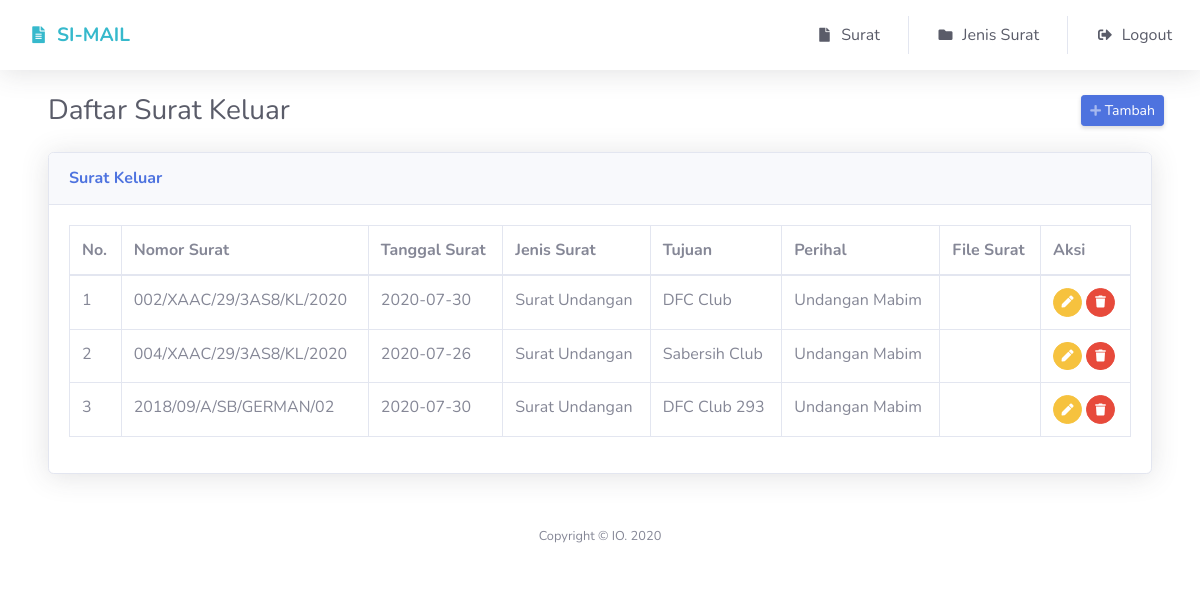
/sk.php (signed in), run on the app's committed database.
### tables this page shows
CREATE TABLE `surat_keluar` (
  `id_sk` int(11) NOT NULL,
  `tgl_sk` date NOT NULL,
  `nomor_sk` varchar(255) NOT NULL,
  `tujuan` varchar(255) NOT NULL,
  `perihal` varchar(255) NOT NULL,
  `file_surat` varchar(255) NOT NULL,
  `kode_id` int(11) NOT NULL
);

CREATE TABLE `jenis_surat` (
  `id_jenis` int(11) NOT NULL,
  `kode_id` varchar(50) NOT NULL,
  `keterangan` varchar(255) NOT NULL,
  `jml_surat` int(11) NOT NULL DEFAULT 0
);

### sk.php (the view, shortened to what this page needs)
<?php
include('config/conn.php');
include('layout/header.php');
include('layout/nav.php');
$result = mysqli_query($conn, "Select * from surat_keluar sk, jenis_surat js where sk.kode_id=js.id_jenis");
?>
<div class="container-fluid px-5">
    <div class="d-sm-flex align-items-center justify-content-between mb-4 row">
        <h1 class="h3 mb-0 text-gray-800 col">Daftar Surat Keluar</h1>
        <a href="" data-toggle="modal" data-target=".bd-example-modal-lg" class="d-none d-sm-inline-block btn btn-sm btn-primary shadow-sm"><i class="fas fa-plus fa-sm text-white-50"></i> Tambah</a>
    </div>
    <div class="card shadow mb-4">
        <div class="card-header py-3">
            <h6 class="m-0 font-weight-bold text-primary">Surat Keluar</h6>
        </div>
        <div class="card-body">
            <div class="table-responsive">
                <table class="table table-bordered" id="dataTable" width="100%" cellspacing="0">
                    <thead>
                        <tr>
                            <th>No.</th>
                            <th>Nomor Surat</th>
                            <th>Tanggal Surat</th>
                            <th>Jenis Surat</th>
                            <th>Tujuan</th>
                            <th>Perihal</th>
                            <th>File Surat</th>
                            <th>Aksi</th>
                        </tr>
                    </thead>
                    <tbody>
                        <?php $i = 1;
                        while ($row = mysqli_fetch_assoc($result)) : ?>
                            <tr>
                                <td><?= $i; ?></td>
                                <td><?= $row['nomor_sk'] ?></td>
                                <td><?= $row['tgl_sk'] ?></td>
                                <td><?= $row['keterangan'] ?></td>
                                <td><?= $row['tujuan'] ?></td>
                                <td><?= $row['perihal'] ?></td>
                                <td><?= substr($row['file_surat'], 7) ?></td>
                                <td>
                                    <a href="sk_edit.php?n_sk=<?= $row['id_sk'] ?>" class="btn btn-warning btn-circle btn-sm"><i class="fas fa-pen"></i></a>
                                    <a href="hapus.php?n_sk=<?= $row['id_sk'] ?>" class="btn btn-danger btn-circle btn-sm"><i class="fas fa-trash"></i></a>
                                </td>
                            </tr>
                        <?php $i++;
                        endwhile; ?>
                    </tbody>
                </table>
            </div>
        </div>
    </div>
</div>
<?php include('layout/footer.php') ?>

### layout/header.php (shortened to what this page needs)
<!DOCTYPE html>
<html lang="en">
<head>
    <link href="assets/vendor/fontawesome-free/css/all.min.css" rel="stylesheet" type="text/css">
    <link href="assets/css/sb-admin-2.min.css" rel="stylesheet">
</head>

### layout/nav.php (shortened to what this page needs)
<nav class="navbar navbar-expand navbar-light bg-white topbar mb-4 static-top shadow">
    <ul class="navbar-nav">
        <li class="nav-item ">
            <a class="dropdown-item nav-link text-info text-lg font-weight-bold" href="index.php">
                <i class="fas fa-file-alt fa-sm fa-fw mr-2 "></i>
                SI-MAIL
            </a>
    </ul>
    <ul class="navbar-nav ml-auto">
        <li class="nav-item dropdown no-arrow">
            <a class="nav-link dropdown-toggle text-gray-800" href="#" id="userDropdown" role="button" data-toggle="dropdown" aria-haspopup="true" aria-expanded="false">
                <i class="fas fa-file fa-sm fa-fw mr-2 "></i>
                Surat
            </a>
        </li>
        <li class="nav-item ">
            <a class="dropdown-item nav-link text-gray-800" href="js.php">
                <i class="fas fa-folder fa-sm fa-fw mr-2 "></i>
                Jenis Surat
            </a>
        </li>
        <li class="nav-item ">
            <a class="dropdown-item nav-link text-gray-800" href="" data-toggle="modal" data-target="#logoutModal">
                <i class="fas fa-sign-out-alt fa-sm fa-fw mr-2 "></i>
                Logout
            </a>
        </li>
    </ul>
</nav>

### layout/footer.php
<footer class="sticky-footer bg-white">
    <div class="container my-auto">
        <div class="copyright text-center my-auto">
            <span>Copyright &copy; IO. 2020</span>
        </div>
    </div>
</footer>
</body>
</html>

### data on the page
surat_keluar: nomor_sk "002/XAAC/29/3AS8/KL/2020", tgl_sk "2020-07-30", jenis_surat.keterangan "Surat Undangan", tujuan "DFC Club", perihal "Undangan Mabim"
surat_keluar: nomor_sk "004/XAAC/29/3AS8/KL/2020", tgl_sk "2020-07-26", jenis_surat.keterangan "Surat Undangan", tujuan "Sabersih Club", perihal "Undangan Mabim"
surat_keluar: nomor_sk "2018/09/A/SB/GERMAN/02", tgl_sk "2020-07-30", jenis_surat.keterangan "Surat Undangan", tujuan "DFC Club 293", perihal "Undangan Mabim"
